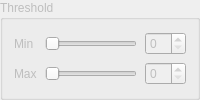
       <widget class="QGroupBox" name="groupBox_threshold">
        <property name="enabled">
         <bool>false</bool>
        </property>
        <property name="minimumSize">
         <size>
          <width>0</width>
          <height>90</height>
         </size>
        </property>
        <property name="title">
         <string>Threshold</string>
        </property>
        <layout class="QGridLayout" name="thresholdLayout">
         <property name="horizontalSpacing">
          <number>8</number>
         </property>
         <item row="0" column="0">
          <widget class="QLabel" name="label_const_minThreshold">
           <property name="text">
            <string>Min</string>
           </property>
          </widget>
         </item>
         <item row="0" column="1">
          <widget class="QSlider" name="Slider_minThreshold">
           <property name="maximum">
            <number>255</number>
           </property>
           <property name="orientation">
            <enum>Qt::Horizontal</enum>
           </property>
          </widget>
         </item>
         <item row="0" column="2">
          <widget class="QSpinBox" name="minThresholdSpinBox"/>
         </item>
         <item row="1" column="0">
          <widget class="QLabel" name="label_const_maxThreshold">
           <property name="text">
            <string>Max</string>
           </property>
          </widget>
         </item>
         <item row="1" column="1">
          <widget class="QSlider" name="Slider_maxThreshold">
           <property name="maximum">
            <number>255</number>
           </property>
           <property name="orientation">
            <enum>Qt::Horizontal</enum>
           </property>
          </widget>
         </item>
         <item row="1" column="2">
          <widget class="QSpinBox" name="maxThresholdSpinBox"/>
         </item>
        </layout>
       </widget>
